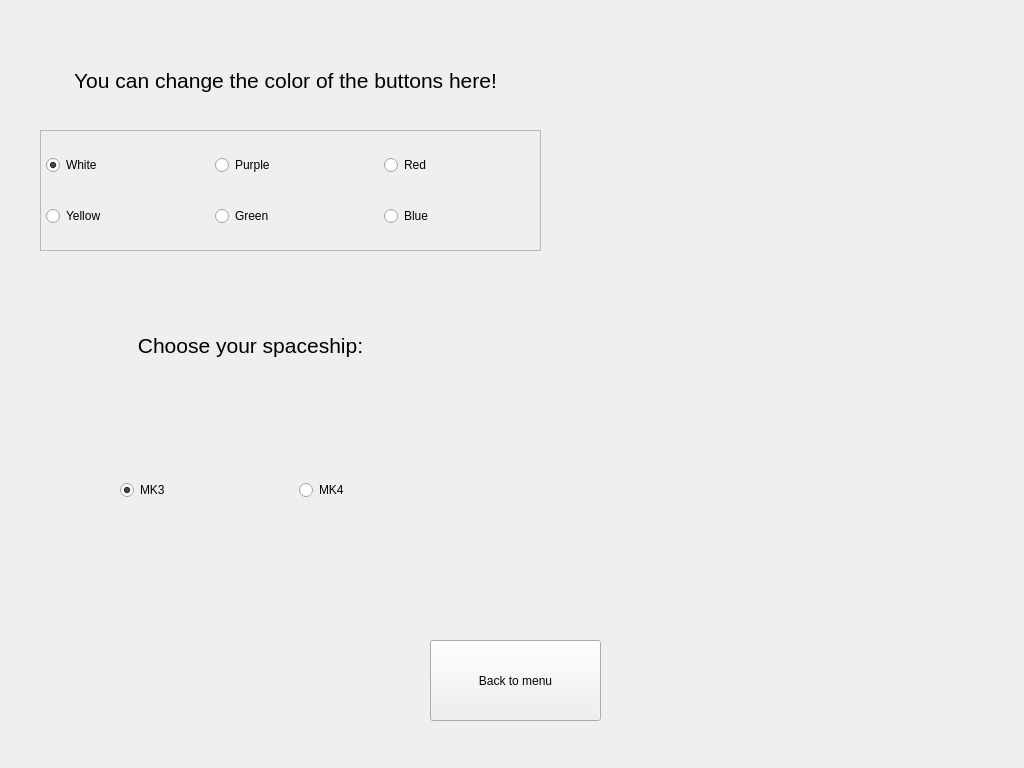
<?xml version="1.0" encoding="UTF-8"?>
<ui version="4.0">
 <class>Settings</class>
 <widget class="QWidget" name="Settings">
  <property name="geometry">
   <rect>
    <x>0</x>
    <y>0</y>
    <width>1024</width>
    <height>768</height>
   </rect>
  </property>
  <property name="sizePolicy">
   <sizepolicy hsizetype="Fixed" vsizetype="Fixed">
    <horstretch>0</horstretch>
    <verstretch>0</verstretch>
   </sizepolicy>
  </property>
  <property name="windowTitle">
   <string>Form</string>
  </property>
  <property name="styleSheet">
   <string notr="true"/>
  </property>
  <widget class="QPushButton" name="backtomenu_button">
   <property name="geometry">
    <rect>
     <x>430</x>
     <y>640</y>
     <width>171</width>
     <height>81</height>
    </rect>
   </property>
   <property name="autoFillBackground">
    <bool>false</bool>
   </property>
   <property name="text">
    <string>Back to menu</string>
   </property>
  </widget>
  <widget class="QFrame" name="frame">
   <property name="geometry">
    <rect>
     <x>40</x>
     <y>130</y>
     <width>501</width>
     <height>121</height>
    </rect>
   </property>
   <property name="frameShape">
    <enum>QFrame::StyledPanel</enum>
   </property>
   <property name="frameShadow">
    <enum>QFrame::Raised</enum>
   </property>
   <widget class="QWidget" name="horizontalLayoutWidget">
    <property name="geometry">
     <rect>
      <x>0</x>
      <y>0</y>
      <width>501</width>
      <height>122</height>
     </rect>
    </property>
    <layout class="QHBoxLayout" name="horizontalLayout">
     <item>
      <layout class="QVBoxLayout" name="verticalLayout">
       <property name="leftMargin">
        <number>6</number>
       </property>
       <item>
        <widget class="QRadioButton" name="radioButton_2">
         <property name="text">
          <string>White</string>
         </property>
         <property name="checked">
          <bool>true</bool>
         </property>
        </widget>
       </item>
       <item>
        <widget class="QRadioButton" name="radioButton_3">
         <property name="text">
          <string>Yellow</string>
         </property>
        </widget>
       </item>
      </layout>
     </item>
     <item>
      <layout class="QVBoxLayout" name="verticalLayout_3">
       <property name="leftMargin">
        <number>6</number>
       </property>
       <item>
        <widget class="QRadioButton" name="radioButton_5">
         <property name="text">
          <string>Purple</string>
         </property>
        </widget>
       </item>
       <item>
        <widget class="QRadioButton" name="radioButton_6">
         <property name="text">
          <string>Green</string>
         </property>
        </widget>
       </item>
      </layout>
     </item>
     <item>
      <layout class="QVBoxLayout" name="verticalLayout_2">
       <property name="leftMargin">
        <number>6</number>
       </property>
       <item>
        <widget class="QRadioButton" name="radioButton">
         <property name="text">
          <string>Red</string>
         </property>
        </widget>
       </item>
       <item>
        <widget class="QRadioButton" name="radioButton_4">
         <property name="autoFillBackground">
          <bool>false</bool>
         </property>
         <property name="text">
          <string>Blue</string>
         </property>
        </widget>
       </item>
      </layout>
     </item>
    </layout>
   </widget>
  </widget>
  <widget class="QLabel" name="label">
   <property name="geometry">
    <rect>
     <x>50</x>
     <y>60</y>
     <width>471</width>
     <height>41</height>
    </rect>
   </property>
   <property name="font">
    <font>
     <pointsize>16</pointsize>
    </font>
   </property>
   <property name="autoFillBackground">
    <bool>false</bool>
   </property>
   <property name="text">
    <string>You can change the color of the buttons here!</string>
   </property>
   <property name="alignment">
    <set>Qt::AlignCenter</set>
   </property>
  </widget>
  <widget class="QLabel" name="label_2">
   <property name="geometry">
    <rect>
     <x>120</x>
     <y>320</y>
     <width>261</width>
     <height>51</height>
    </rect>
   </property>
   <property name="font">
    <font>
     <pointsize>16</pointsize>
    </font>
   </property>
   <property name="text">
    <string>Choose your spaceship:</string>
   </property>
   <property name="alignment">
    <set>Qt::AlignCenter</set>
   </property>
  </widget>
  <widget class="QWidget" name="horizontalLayoutWidget_2">
   <property name="geometry">
    <rect>
     <x>120</x>
     <y>460</y>
     <width>351</width>
     <height>61</height>
    </rect>
   </property>
   <layout class="QHBoxLayout" name="horizontalLayout_2">
    <item>
     <widget class="QRadioButton" name="radioButton_7">
      <property name="text">
       <string>MK3</string>
      </property>
      <property name="checked">
       <bool>true</bool>
      </property>
     </widget>
    </item>
    <item>
     <widget class="QRadioButton" name="radioButton_8">
      <property name="text">
       <string>MK4</string>
      </property>
     </widget>
    </item>
   </layout>
  </widget>
  <widget class="QLabel" name="label_3">
   <property name="geometry">
    <rect>
     <x>80</x>
     <y>370</y>
     <width>131</width>
     <height>81</height>
    </rect>
   </property>
   <property name="text">
    <string/>
   </property>
  </widget>
  <widget class="QLabel" name="label_4">
   <property name="geometry">
    <rect>
     <x>260</x>
     <y>370</y>
     <width>131</width>
     <height>81</height>
    </rect>
   </property>
   <property name="text">
    <string/>
   </property>
  </widget>
 </widget>
 <resources/>
 <connections/>
</ui>
